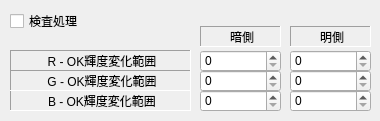
     <widget class="QWidget" name="tab_12">
      <attribute name="title">
       <string>色のみ検出</string>
      </attribute>
      <widget class="QLabel" name="label_104">
       <property name="geometry">
        <rect>
         <x>200</x>
         <y>26</y>
         <width>81</width>
         <height>21</height>
        </rect>
       </property>
       <property name="frameShape">
        <enum>QFrame::Panel</enum>
       </property>
       <property name="frameShadow">
        <enum>QFrame::Sunken</enum>
       </property>
       <property name="text">
        <string>暗側</string>
       </property>
       <property name="alignment">
        <set>Qt::AlignCenter|Qt::AlignHCenter|Qt::AlignLeading|Qt::AlignLeft|Qt::AlignVCenter</set>
       </property>
      </widget>
      <widget class="QLabel" name="label_105">
       <property name="geometry">
        <rect>
         <x>290</x>
         <y>26</y>
         <width>81</width>
         <height>21</height>
        </rect>
       </property>
       <property name="frameShape">
        <enum>QFrame::Panel</enum>
       </property>
       <property name="frameShadow">
        <enum>QFrame::Sunken</enum>
       </property>
       <property name="text">
        <string>明側</string>
       </property>
       <property name="alignment">
        <set>Qt::AlignCenter|Qt::AlignHCenter|Qt::AlignLeading|Qt::AlignLeft|Qt::AlignVCenter</set>
       </property>
      </widget>
      <widget class="QLabel" name="label_106">
       <property name="geometry">
        <rect>
         <x>10</x>
         <y>90</y>
         <width>181</width>
         <height>21</height>
        </rect>
       </property>
       <property name="frameShape">
        <enum>QFrame::Panel</enum>
       </property>
       <property name="frameShadow">
        <enum>QFrame::Sunken</enum>
       </property>
       <property name="text">
        <string>B - OK輝度変化範囲</string>
       </property>
       <property name="alignment">
        <set>Qt::AlignCenter|Qt::AlignHCenter|Qt::AlignLeading|Qt::AlignLeft|Qt::AlignVCenter</set>
       </property>
      </widget>
      <widget class="QSpinBox" name="EditPitBrightWidthRH">
       <property name="geometry">
        <rect>
         <x>290</x>
         <y>50</y>
         <width>81</width>
         <height>22</height>
        </rect>
       </property>
       <property name="maximum">
        <number>255</number>
       </property>
      </widget>
      <widget class="QSpinBox" name="EditPitBrightWidthGH">
       <property name="geometry">
        <rect>
         <x>290</x>
         <y>70</y>
         <width>81</width>
         <height>22</height>
        </rect>
       </property>
       <property name="maximum">
        <number>255</number>
       </property>
      </widget>
      <widget class="QLabel" name="label_107">
       <property name="geometry">
        <rect>
         <x>10</x>
         <y>50</y>
         <width>181</width>
         <height>21</height>
        </rect>
       </property>
       <property name="frameShape">
        <enum>QFrame::Panel</enum>
       </property>
       <property name="frameShadow">
        <enum>QFrame::Sunken</enum>
       </property>
       <property name="text">
        <string>R - OK輝度変化範囲</string>
       </property>
       <property name="alignment">
        <set>Qt::AlignCenter|Qt::AlignHCenter|Qt::AlignLeading|Qt::AlignLeft|Qt::AlignVCenter</set>
       </property>
      </widget>
      <widget class="QSpinBox" name="EditPitBrightWidthBL">
       <property name="geometry">
        <rect>
         <x>200</x>
         <y>90</y>
         <width>81</width>
         <height>22</height>
        </rect>
       </property>
       <property name="maximum">
        <number>255</number>
       </property>
      </widget>
      <widget class="QSpinBox" name="EditPitBrightWidthGL">
       <property name="geometry">
        <rect>
         <x>200</x>
         <y>70</y>
         <width>81</width>
         <height>22</height>
        </rect>
       </property>
       <property name="maximum">
        <number>255</number>
       </property>
      </widget>
      <widget class="QLabel" name="label_108">
       <property name="geometry">
        <rect>
         <x>10</x>
         <y>70</y>
         <width>181</width>
         <height>21</height>
        </rect>
       </property>
       <property name="frameShape">
        <enum>QFrame::Panel</enum>
       </property>
       <property name="frameShadow">
        <enum>QFrame::Sunken</enum>
       </property>
       <property name="text">
        <string>G - OK輝度変化範囲</string>
       </property>
       <property name="alignment">
        <set>Qt::AlignCenter|Qt::AlignHCenter|Qt::AlignLeading|Qt::AlignLeft|Qt::AlignVCenter</set>
       </property>
      </widget>
      <widget class="QSpinBox" name="EditPitBrightWidthRL">
       <property name="geometry">
        <rect>
         <x>200</x>
         <y>50</y>
         <width>81</width>
         <height>22</height>
        </rect>
       </property>
       <property name="maximum">
        <number>255</number>
       </property>
      </widget>
      <widget class="QSpinBox" name="EditPitBrightWidthBH">
       <property name="geometry">
        <rect>
         <x>290</x>
         <y>90</y>
         <width>81</width>
         <height>22</height>
        </rect>
       </property>
       <property name="maximum">
        <number>255</number>
       </property>
      </widget>
      <widget class="QCheckBox" name="checkBoxPitMode">
       <property name="geometry">
        <rect>
         <x>10</x>
         <y>10</y>
         <width>131</width>
         <height>22</height>
        </rect>
       </property>
       <property name="text">
        <string>検査処理</string>
       </property>
      </widget>
     </widget>
